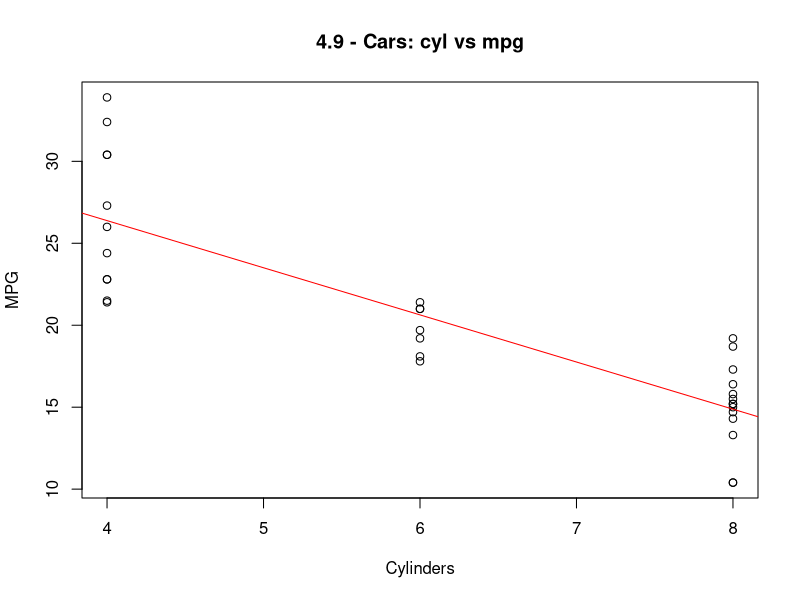

Here is the R script that generated this plot:
## Q 4.9
attach(mtcars)
summary(mtcars)

#  1. names?
names(mtcars)
# [1] "mpg"  "cyl"  "disp" "hp"   "drat" "wt"   "qsec" "vs"   "am"   "gear"
# [11] "carb"

#  2. max mpg?
max(mtcars$mpg)
# [1] 33.9

#  3. and which car is it?
mtcars[mpg==max(mpg),]
#                 mpg cyl disp hp drat    wt qsec vs am gear carb
# Toyota Corolla 33.9   4 71.1 65 4.22 1.835 19.9  1  1    4    1

#  4. list first 5 cars 
mtcars[1:5,]

#  5. Valiant's hp?
mtcars['Valiant',]$hp
# [1] 105

#  6. Merc 450LC?
mtcars['Merc 450SLC',]
#              mpg cyl  disp  hp drat   wt qsec vs am gear carb
# Merc 450SLC 15.2   8 275.8 180 3.07 3.78   18  0  0    3    3

#  7. cyl vs mpg?

plot(cyl, mpg,
     main="4.9 - Cars: cyl vs mpg",
     xlab="Cylinders",
     ylab="MPG")
abline(lm(mpg ~ cyl), col="red")
dev.off()

detach(mtcars)
